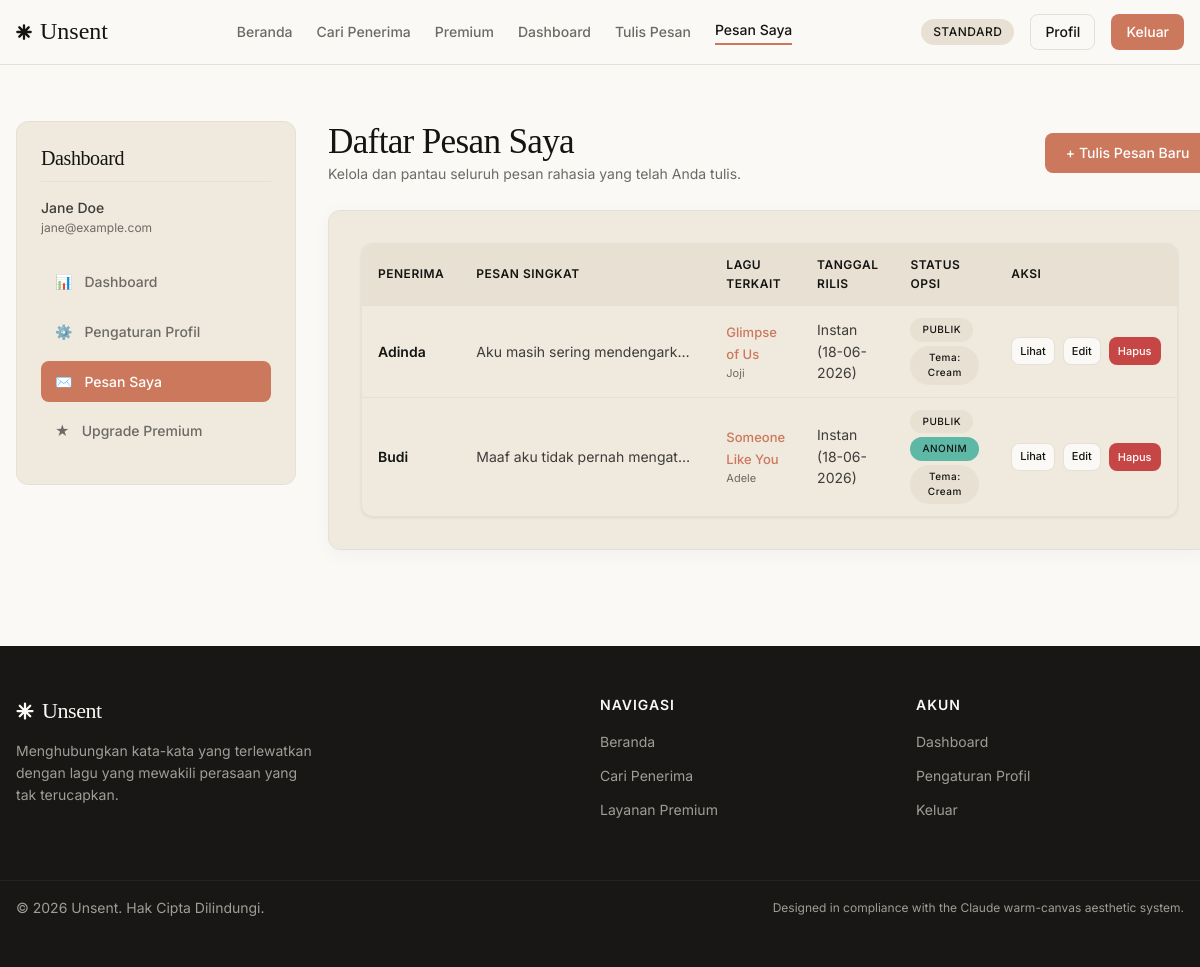
Page /my_messages.php (signed in) on the committed database.
### tables this page shows
CREATE TABLE `messages` (
  `id_message` INT AUTO_INCREMENT PRIMARY KEY,
  `id_user` INT NOT NULL,
  `recipient_name` VARCHAR(100) NOT NULL,
  `message_content` TEXT NOT NULL,
  `id_song` INT NOT NULL,
  `anonymous` TINYINT(1) DEFAULT 0,
  `private_message` TINYINT(1) DEFAULT 0,
  `theme` VARCHAR(50) DEFAULT 'cream',
  `scheduled_date` DATE NULL,
  `created_at` TIMESTAMP DEFAULT CURRENT_TIMESTAMP,
  FOREIGN KEY (`id_user`) REFERENCES `users` (`id_user`) ON DELETE CASCADE,
  FOREIGN KEY (`id_song`) REFERENCES `songs` (`id_song`) ON DELETE RESTRICT
);

CREATE TABLE `songs` (
  `id_song` INT AUTO_INCREMENT PRIMARY KEY,
  `title` VARCHAR(150) NOT NULL,
  `artist` VARCHAR(100) NOT NULL,
  `link` VARCHAR(255) NOT NULL,
  `cover_image` VARCHAR(255) DEFAULT NULL,
  `spotify_url` VARCHAR(255) DEFAULT NULL,
  `created_at` TIMESTAMP DEFAULT CURRENT_TIMESTAMP
);

### includes/config.php (called while the page is built, shortened)
<?php
function sanitize($data) {
    return htmlspecialchars(trim($data), ENT_QUOTES, 'UTF-8');
}
?>

### my_messages.php (the view, shortened to what this page needs)
<?php
require_once __DIR__ . '/includes/config.php';
$user_id = $_SESSION['user_id'];
try {
    $stmt = $pdo->prepare("
        SELECT m.*, s.title as song_title, s.artist as song_artist
        FROM messages m
        JOIN songs s ON m.id_song = s.id_song
        WHERE m.id_user = ?
        ORDER BY m.created_at DESC
    ");
    $stmt->execute([$user_id]);
    $user_messages = $stmt->fetchAll();
} catch (PDOException $e) {
    $error = 'Gagal mengambil data pesan Anda.';
    $user_messages = [];
}
?>
<?php require_once __DIR__ . '/includes/header.php'; ?>
<div class="dashboard-grid">
  <div class="sidebar-card">
    <h3 style="font-size: 20px; border-bottom: 1px solid var(--color-hairline); padding-bottom: 10px; margin-bottom: 15px;">Dashboard</h3>
    <p style="font-size: 14px; font-weight: 500;"><?php echo sanitize($_SESSION['user_name']); ?></p>
    <p style="font-size: 12px; color: var(--color-muted);"><?php echo sanitize($_SESSION['user_email']); ?></p>
    <ul class="sidebar-menu">
      <li>
        <a href="dashboard_user.php">
          <span>📊</span> Dashboard
        </a>
      </li>
      <li>
        <a href="profile.php">
          <span>⚙️</span> Pengaturan Profil
        </a>
      </li>
      <li>
        <a href="my_messages.php" class="active">
          <span>✉️</span> Pesan Saya
        </a>
      </li>
      <li>
        <a href="premium.php">
          <span>★</span> Upgrade Premium
        </a>
      </li>
    </ul>
  </div>
  <div>
    <div style="display: flex; justify-content: space-between; align-items: center; margin-bottom: 25px;">
      <div>
        <h2>Daftar Pesan Saya</h2>
        <p style="color: var(--color-muted); font-size: 14px;">Kelola dan pantau seluruh pesan rahasia yang telah Anda tulis.</p>
      </div>
      <a href="create_message.php" class="btn btn-primary">+ Tulis Pesan Baru</a>
    </div>
    <div class="card" style="background-color: var(--color-surface-card);">
      <?php if (empty($user_messages)): ?>
        <div style="text-align: center; padding: 40px 10px;">
          <p style="color: var(--color-muted); font-size: 16px; margin-bottom: 20px;">Anda belum pernah menulis pesan.</p>
          <a href="create_message.php" class="btn btn-primary">Tulis Pesan Pertama Sekarang</a>
        </div>
      <?php else: ?>
        <div class="table-responsive">
          <table class="data-table">
            <thead>
              <tr>
                <th>Penerima</th>
                <th>Pesan Singkat</th>
                <th>Lagu Terkait</th>
                <th>Tanggal Rilis</th>
                <th>Status Opsi</th>
                <th>Aksi</th>
              </tr>
            </thead>
            <tbody>
              <?php foreach ($user_messages as $msg): ?>
                <tr>
                  <td style="font-weight: 600; color: var(--color-ink);"><?php echo sanitize($msg['recipient_name']); ?></td>
                  <td style="max-width: 250px; overflow: hidden; text-overflow: ellipsis; white-space: nowrap;" title="<?php echo sanitize($msg['message_content']); ?>">
                    <?php echo sanitize($msg['message_content']); ?>
                  </td>
                  <td>
                    <span style="font-size: 13px; font-weight: 500; color: var(--color-primary);">
                      <?php echo sanitize($msg['song_title']); ?>
                    </span>
                    <span style="display:block; font-size:11px; color: var(--color-muted);"><?php echo sanitize($msg['song_artist']); ?></span>
                  </td>
                  <td>
                    <?php
                      if ($msg['scheduled_date'] !== null) {
                          $sched = strtotime($msg['scheduled_date']);
                          if ($sched > time()) {
                              echo '<span style="color: var(--color-warning); font-weight:500;">Terjadwal: ' . date('d-m-Y', $sched) . '</span>';
                          } else {
                              echo 'Rilis (' . date('d-m-Y', $sched) . ')';
                          }
                      } else {
                          echo 'Instan (' . date('d-m-Y', strtotime($msg['created_at'])) . ')';
                      }
                    ?>
                  </td>
                  <td>
                    <div style="display: flex; flex-direction: column; gap: 4px;">
                      <?php if ($msg['private_message']): ?>
                        <span class="badge badge-dark" style="font-size: 10px; width: fit-content; text-align: center;">Privat</span>
                      <?php else: ?>
                        <span class="badge badge-cream" style="font-size: 10px; width: fit-content; text-align: center;">Publik</span>
                      <?php endif; ?>
                      <?php if ($msg['anonymous']): ?>
                        <span class="badge badge-teal" style="font-size: 10px; width: fit-content; text-align: center;">Anonim</span>
                      <?php endif; ?>
                      <span class="badge badge-cream" style="font-size: 10px; width: fit-content; text-align: center; text-transform: capitalize;">Tema: <?php echo $msg['theme']; ?></span>
                    </div>
                  </td>
                  <td>
                    <div style="display: flex; gap: 8px; align-items: center;">
                      <a href="view_message.php?id=<?php echo $msg['id_message']; ?>" class="btn btn-secondary" style="height:28px; padding:2px 8px; font-size:11px;">Lihat</a>
                      <a href="edit_message.php?id=<?php echo $msg['id_message']; ?>" class="btn btn-secondary" style="height:28px; padding:2px 8px; font-size:11px;">Edit</a>
                      <form action="my_messages.php" method="POST" onsubmit="return confirm('Apakah Anda yakin ingin menghapus pesan ini? Tindakan ini tidak bisa dibatalkan.');" style="display: inline;">
                        <button type="submit" class="btn btn-danger" style="height:28px; padding:2px 8px; font-size:11px;">Hapus</button>
                      </form>
                    </div>
                  </td>
                </tr>
              <?php endforeach; ?>
            </tbody>
          </table>
        </div>
      <?php endif; ?>
    </div>
  </div>
</div>
<?php require_once __DIR__ . '/includes/footer.php'; ?>

### rows in the picture
messages: recipient_name "Adinda", message_content "Aku masih sering mendengark…", id_song.title "Glimpse of Us", id_song.artist "Joji", created_at "18-06-2026", private_message "PUBLIK", theme "Cream"
messages: recipient_name "Budi", message_content "Maaf aku tidak pernah mengat…", id_song.title "Someone Like You", id_song.artist "Adele", created_at "18-06-2026", private_message "PUBLIK", anonymous "ANONIM", theme "Cream", $msg['id_message'] 2 (drawn)

### other values in the picture
$_SESSION['user_name'] "Jane Doe"
$_SESSION['user_email'] "jane@example.com"
